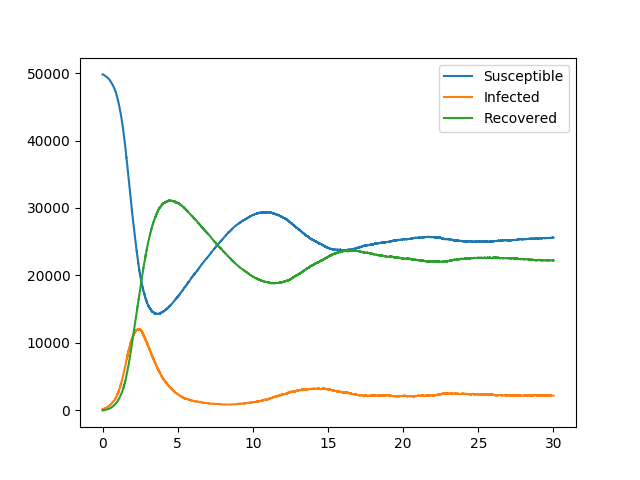

Recreate this plot in Python.
import EoN
import networkx as nx
from collections import defaultdict
import matplotlib.pyplot as plt
import random

N = 50000
G = nx.fast_gnp_random_graph(N, 5./(N-1))

#Let's consider a disease like that in the basic SIRS example, except:
#   children are more susceptible
#   males are more infectious if the partner is female
#   children recover faster.
#   females return to susceptibility slower.
#   and let's say that we want the cutoff age for a child to be a parameter

#So first we define the node attributes:
ages = {node: random.random()*100 for node in G}
genders = {node: 'M' if random.random()<0.5 else 'F' for node in G}
nx.set_node_attributes(G, values=ages, name = 'age')
nx.set_node_attributes(G, values = genders, name = 'gender')

#Now we define functions which will be used to scale the transition rates
def transmission_weighting(G, source, target, **kwargs):
    scale = 1
    if G.node[target]['age']<kwargs['age_cutoff']:
        scale *= 1.5
    if G.node[target]['gender'] is 'F' and G.node[source]['gender'] is 'M':
        scale *= 1.5
    return scale

def recovery_weighting(G, node, **kwargs):
    scale = 1
    if G.node[node]['age']<kwargs['age_cutoff']:
        scale *= 1.5
    return scale

def return_to_susceptibility_weighting(G, node, **kwargs):
    scale = 1
    if G.node[node]['gender'] is 'F':
        scale *= 0.5
    return scale

H = nx.DiGraph()  #DiGraph showing possible transitions that don't require an interaction
H.add_edge('I', 'R', rate = 1.4, rate_function=recovery_weighting)   #I->R
H.add_edge('R', 'S', rate = 0.2, rate_function = return_to_susceptibility_weighting)   #R->S

J = nx.DiGraph()    #DiGraph showing transition that does require an interaction.
J.add_edge(('I', 'S'), ('I', 'I'), rate = 1, rate_fuction = transmission_weighting)  #IS->II

IC = defaultdict(lambda: 'S')
for node in range(200):
    IC[node] = 'I'

return_statuses = ('S', 'I', 'R')

age_cutoff = 18
t, S, I, R = EoN.Gillespie_simple_contagion(G, H, J, IC, return_statuses, tmax = 30,
                            spont_kwargs = {'age_cutoff':age_cutoff},
                            nbr_kwargs = {'age_cutoff':age_cutoff})

plt.plot(t, S, label = 'Susceptible')
plt.plot(t, I, label = 'Infected')
plt.plot(t, R, label = 'Recovered')
plt.legend()
plt.savefig('SIRS_heterogeneous.png')